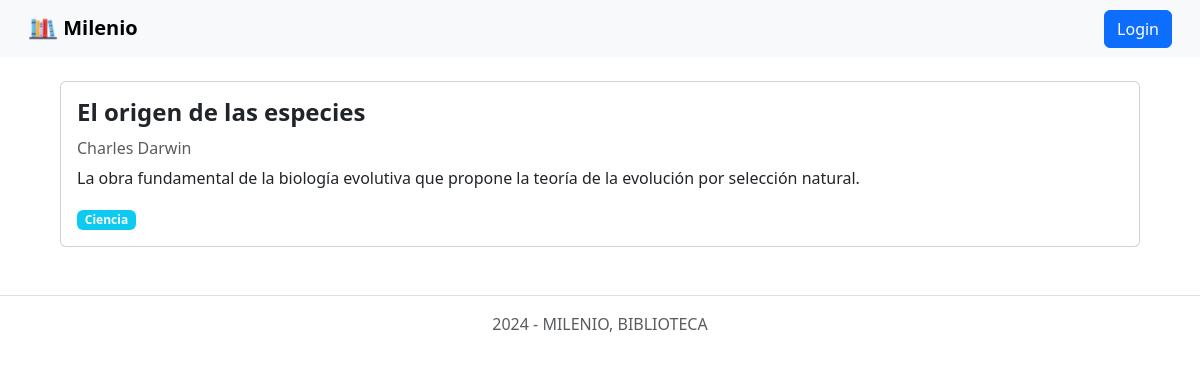
/detail/3, run on the app's committed database.
### tables this page shows
CREATE TABLE `libros` (
  `id_libro` int(11) NOT NULL,
  `nombre` varchar(50) NOT NULL,
  `autor` varchar(40) NOT NULL,
  `resena` text NOT NULL,
  `genero` varchar(40) NOT NULL
);

### app/views/catalogo.view.php (called while the page is built, shortened)
<?php
class CatalogoView {
    public function showDetail($libro) {
        include_once 'templates/detail.phtml';
    }
}

### app/models/catalogo.model.php (called while the page is built, shortened)
<?php
class CatalogoModel {
    private $db;
    public function __construct() {
       $this->db = new PDO('mysql:host=localhost;dbname=milenio_db;charset=utf8', 'root', '');
    }
    public function getLibro($id) {
        $query = $this->db->prepare('SELECT * FROM libros WHERE id_libro = ?');
        $query->execute([$id]);
        $libros = $query->fetch(PDO::FETCH_OBJ);
        return $libros;
    }
}

### templates/detail.phtml (the view, shortened to what this page needs)
<?php require 'templates/layout/header.phtml'; ?>
<div class="d-flex justify-content-center mt-4">
    <div class="card" style="width: 90%;">
        <div class="card-body">
            <h4 class="card-title mb-3 fw-bold"><?php echo $libro->nombre; ?></h4>
            <h6 class="card-subtitle mb-2 text-body-secondary"><?php echo $libro->autor; ?></h6>
            <p class="card-text"><?php echo $libro->resena; ?></p>
            <span class="badge bg-info"><?php echo $libro->genero; ?></span>
        </div>
    </div>
</div>
<?php require 'templates/layout/footer.phtml'; ?>

### data on the page
libros: nombre "El origen de las especies", autor "Charles Darwin", resena "La obra fundamental de la biología evolutiva que propone la teoría de la evolución por selección natural.", genero "Ciencia"
